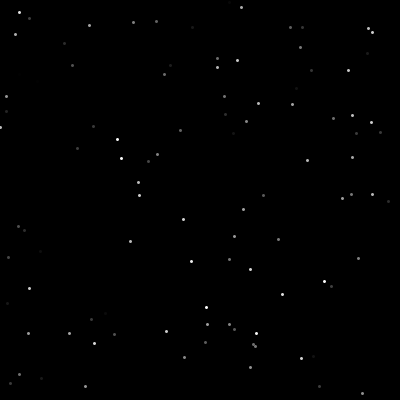
Frame 1 (no input)
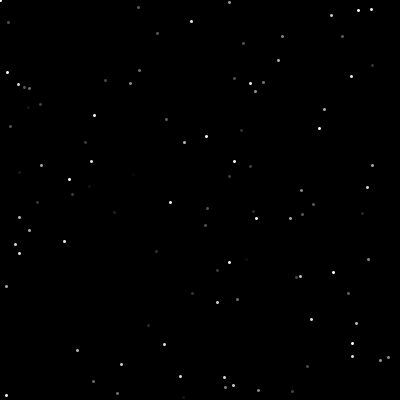
Frame 60 (the mouse pressed at the canvas centre just before this capture)
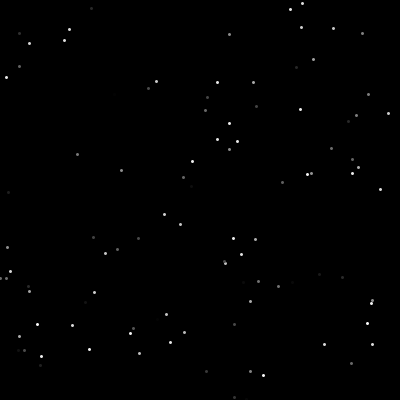
Frame 120 (the mouse held since frame 60 and released just before this capture)

The Processing sketch that drew these frames (run headless with seeded random() and noise(); from frame 60 on, the mouse is pressed at the canvas centre):

// Processing sketch: processing_164753
// ── processing_164753.pde

float[] xCoord = new float[100];
float[] yCoord = new float[100];
float[] speed = new float[100];

void setup() {
  size(400, 400);
  for (int i = 0; i < 100; i++) {
    xCoord[i] = random(width);
    yCoord[i] = random(height);
    speed[i] = random(2,5);
  }
}

void draw() {
  background(0);
  stroke(255);
  for (int i = 0; i < 100; i++) {
    strokeWeight(3);
    stroke(random(255));
    point(xCoord[i], yCoord[i]);
    yCoord[i] += speed[i];
    if(yCoord[i] > height){
      yCoord[i] = 0;
    }
  }
}
